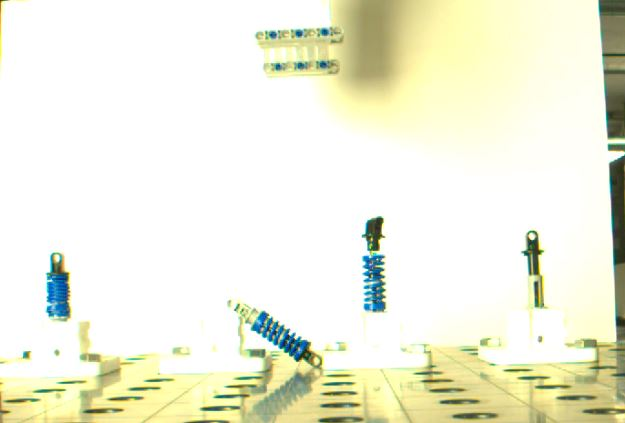
#> input picture CV_Algoritms/BS_mal_scr.JPG, 625 x 423 px, found by its file name
$ python ConnectedComponents.py   (older library calls are emulated)
#> lines starting #> are read from the running program, lines starting #| are printed output that depends on the picture; after the words box and inside, x2 and y2 are one past the last pixel; in counts of white or black regions, pixels touching at a corner belong together
import cv2
import numpy as np
import csv

class ConnectedComponents ():

	img = None
	output_img = None

	output = None
	mask = None
	componentMask = None

	def __init__(self, low_width, max_width, low_height, max_height, low_area, max_area):
		self.low_Width = low_width
		self.max_Width = max_width
		self.low_Height = low_height
		self.max_Height  = max_height
		self.low_Area = low_area
		self.max_Area = max_area

	def applyConnectedComponents(self,image, connectivity = 8):
		self.img = image

		gray_img = cv2.cvtColor(self.img, cv2.COLOR_BGR2GRAY)
		# Switch between THRESH_BINARY and THRESH_BINARY_INV
		thresh_img = cv2.threshold(gray_img, 0, 255, cv2.THRESH_BINARY_INV + cv2.THRESH_OTSU)[1]

		# 4 checks for (top, left, right, botton) 8 also checks for diagonals
		connectivity = connectivity

		# The last value determine the algorithm (0 SAUF algorithm, 1 BBDT algorithm)
		self.output = cv2.connectedComponentsWithStatsWithAlgorithm(thresh_img, connectivity, cv2.CV_32S,1)
		(numLabels, labels, stats, centroids) = self.output

		self.output_img = image.copy()

		self.mask = np.zeros(gray_img.shape, dtype="uint8")

		for i in range(0, numLabels):
			# print a status message update for the current connected
			# component
			# extract the connected component statistics and centroid for
			# the current label
			x = stats[i, cv2.CC_STAT_LEFT]
			y = stats[i, cv2.CC_STAT_TOP]
			w = stats[i, cv2.CC_STAT_WIDTH]
			h = stats[i, cv2.CC_STAT_HEIGHT]
			area = stats[i, cv2.CC_STAT_AREA]
			(cX, cY) = centroids[i]

			# TUNNED FOR OURS (SHOULD LIMINATE NOISE)
			keepWidth = w > self.low_Width and w < self.max_Width
			keepHeight = h > self.low_Height and h < self.max_Height
			keepArea = area > self.low_Area and area < self.max_Area

			# ensure the connected component we are examining passes all
			# three tests
			if all((keepWidth, keepHeight, keepArea)):
				# construct a mask for the current connected component and
				# then take the bitwise OR with the mask
				print("[INFO] keeping connected component '{}'".format(i))
				self.componentMask = (labels == i).astype("uint8") * 255
				self.mask = cv2.bitwise_or(self.mask, self.componentMask)
				cv2.rectangle(self.output_img, (x, y), (x + w, y + h), (0, 255, 0), 1)
				cv2.circle(self.output_img, (int(cX), int(cY)), 2, (0, 0, 255), -1)

	def drawComponents(self):
		cv2.imshow("Output", self.output_img)
		cv2.imshow("Connected Component", self.componentMask)
		cv2.imshow("Image", self.img)
		cv2.imshow("Mask", self.mask)
		cv2.waitKey(0)

img = cv2.imread('C:\LEGO\Bachelor_Lego\CV_Algoritms\BS_mal_scr.jpg')
#> img is the input picture: shape (423, 625, 3); mean B, G, R 220.9, 240.5, 239.3

scale_percent = 100 # percent of original size
width = int(img.shape[1] * scale_percent / 100)
#> width = 625
height = int(img.shape[0] * scale_percent / 100)
#> height = 423
dim = (width, height)
#> dim = (625, 423)

# resize image
resized = cv2.resize(img, dim, interpolation = cv2.INTER_AREA)

test = ConnectedComponents(20,100000,20,100000,20,100000)
test.applyConnectedComponents(resized)
#> in applyConnectedComponents, `gray_img = cv2.cvtColor(self.img, cv2.COLOR_BGR2GRAY)`:
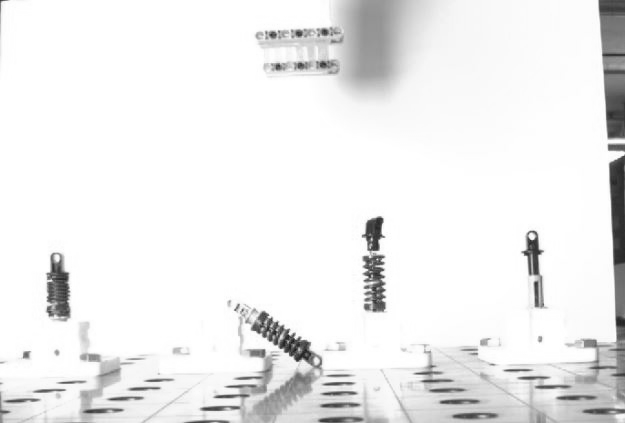
#> gray_img: shape (423, 625); min 26, max 255, mean 237.9
#> in applyConnectedComponents, `thresh_img = cv2.threshold(gray_img, 0, 255, cv2.THRESH_BINARY_INV + c..`:
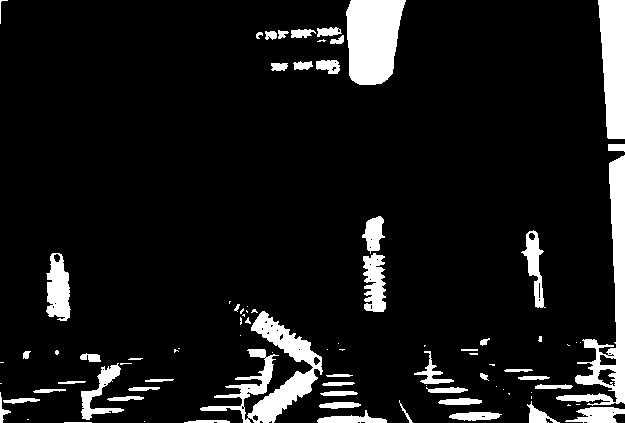
#> thresh_img: shape (423, 625); 9.7% white; 89 white regions (37 under 20 px), largest, box (x1, y1, x2, y2) and area: (200, 311, 323, 423) 4105, (346, 0, 406, 85) 4082, (556, 155, 625, 406) 4068
#> in applyConnectedComponents, `(numLabels, labels, stats, centroids) = self.output`:
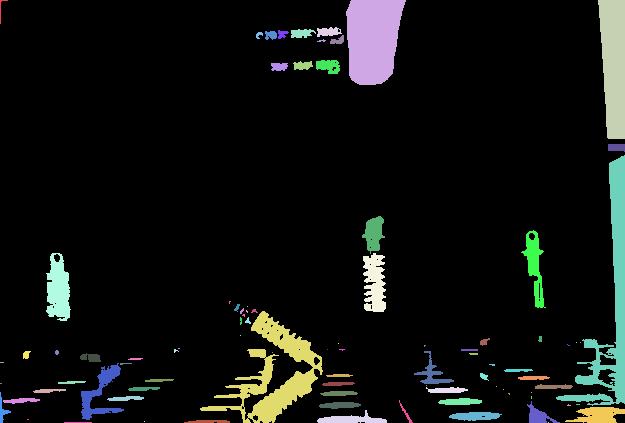
#> labels: shape (423, 625) int32; 90 distinct labels, from 0 to 89; one colour per label, 0 black
#> in applyConnectedComponents, `(numLabels, labels, stats, centroids) = self.output`: numLabels = 90; stats = 90 rows, first 6: [0, 0, 625, 423, 238725], [0, 0, 8, 24, 32], [346, 0, 60, 85, 4082], [598, 0, 27, 139, 3054], [317, 27, 25, 10, 170], [291, 29, 25, 9, 162]; centroids = 90 pairs, first value 0.5 to 616.1, second value 8.66 to 422
#> the loop in applyConnectedComponents, `for i in range(0, numLabels):` made 90 passes
#> (x, y, w, h, area, cX, cY, keepWidth) on passes 1, 2, 3, 4, 5, 6, 7, 8, 9, 10, 12, 13: (0, 0, 625, 423, 238725, 302.2, 207.1, True), (0, 0, 8, 24, 32, 0.906, 8.66, False), (346, 0, 60, 85, 4082, 372.4, 38.75, True), (598, 0, 27, 139, 3054, 613.4, 64.16, True), (317, 27, 25, 10, 170, 327.9, 31.41, True), (291, 29, 25, 9, 162, 301.1, 32.9, True), (265, 31, 12, 9, 85, 270.5, 34.71, False), (278, 30, 11, 9, 61, 281.8, 33.7, False), (256, 32, 7, 7, 29, 258.6, 34.52, False), (330, 35, 14, 9, 76, 337.4, 40.22, False), (293, 61, 20, 9, 131, 302.4, 65.14, False), (316, 60, 24, 14, 249, 328.1, 65.7, True)
#> pass 3, in applyConnectedComponents, `self.componentMask = (labels == i).astype("uint8") * 255`:
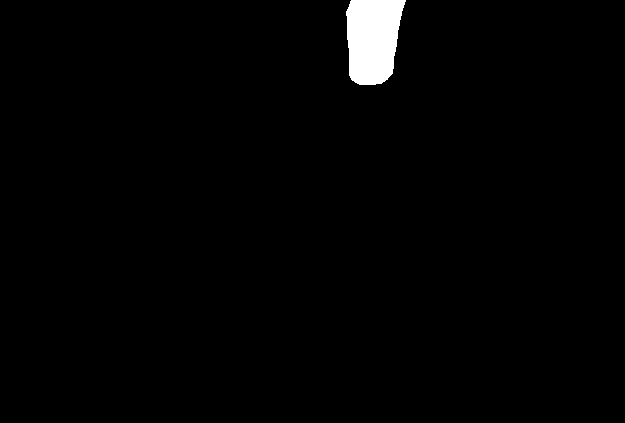
#> self.componentMask: shape (423, 625); 1.5% white; 1 white region, box (x1, y1, x2, y2) and area: (346, 0, 406, 85) 4082
#> after the loop in applyConnectedComponents, `for i in range(0, numLabels):`:
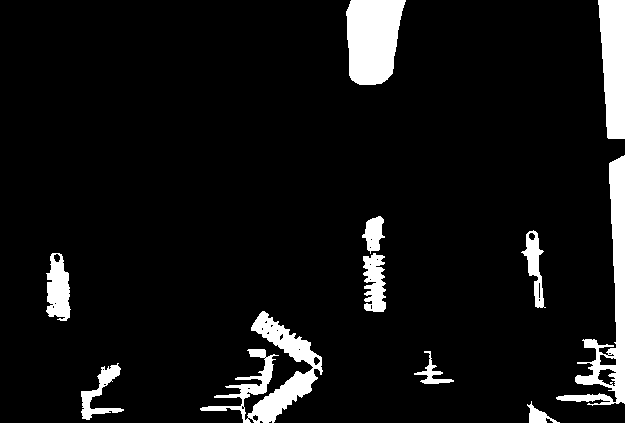
#> self.mask: shape (423, 625); 7.7% white; 11 white regions, largest, box (x1, y1, x2, y2) and area: (200, 311, 323, 423) 4105, (346, 0, 406, 85) 4082, (556, 155, 625, 406) 4068
#> after the loop in applyConnectedComponents, `for i in range(0, numLabels):`:
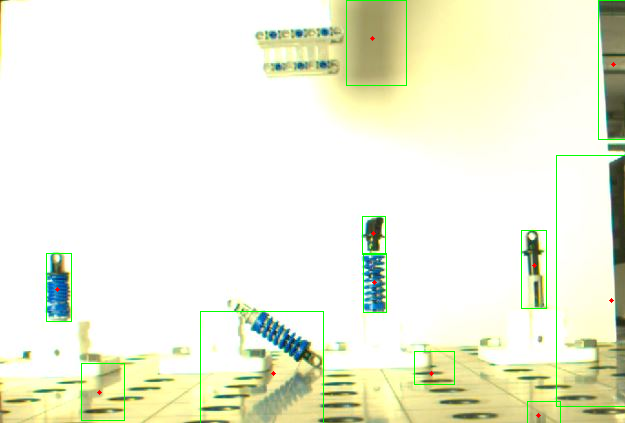
#> self.output_img: shape (423, 625, 3); 0.93% of pixels changed, all inside (x1, y1, x2, y2) = (46, 0, 625, 423)
test.drawComponents()
#> in drawComponents, `cv2.imshow("Connected Component", self.componentMask)`:
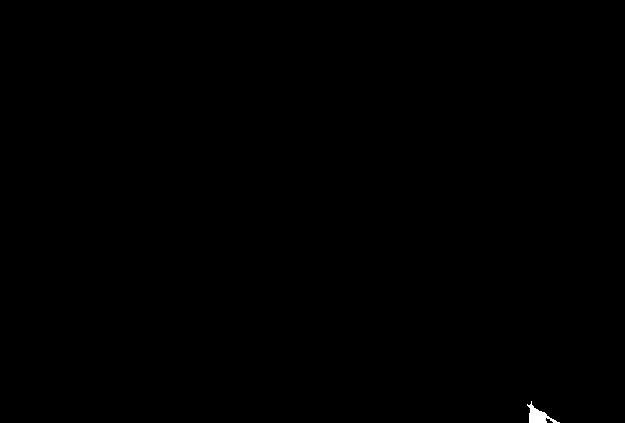
#> window 'Connected Component': shape (423, 625); 0.11% white; 1 white region, box (x1, y1, x2, y2) and area: (527, 401, 560, 423) 281


### BELOW CODE WORKS JUST NOT A CLASS
#image = cv2.imread("soccer.jpg")
#gray = cv2.cvtColor(image, cv2.COLOR_BGR2GRAY)
## Switch between THRESH_BINARY and THRESH_BINARY_INV
#thresh = cv2.threshold(gray, 0, 255, cv2.THRESH_BINARY_INV + cv2.THRESH_OTSU)[1]
#
#cv2.imshow("thresh", thresh)
#
## 4 checks for (top, left, right, botton) 8 also checks for diagonals
#connectivity = 8
#
## The last value determine the algorithm (0 SAUF algorithm, 1 BBDT algorithm)
#output = cv2.connectedComponentsWithStatsWithAlgorithm(thresh, connectivity, cv2.CV_32S,1)
#(numLabels, labels, stats, centroids) = output
#output_img = image.copy()
#
#mask = np.zeros(gray.shape, dtype="uint8")
#
## over the first label (as label zero is the background)
#for i in range(0, numLabels):
#	# print a status message update for the current connected
#	# component
#	# extract the connected component statistics and centroid for
#	# the current label
#	x = stats[i, cv2.CC_STAT_LEFT]
#	y = stats[i, cv2.CC_STAT_TOP]
#	w = stats[i, cv2.CC_STAT_WIDTH]
#	h = stats[i, cv2.CC_STAT_HEIGHT]
#	area = stats[i, cv2.CC_STAT_AREA]
#	(cX, cY) = centroids[i]
#
#	# TUNNED FOR OURS (SHOULD LIMINATE NOISE)
#	keepWidth = w > 1 and w < 10000
#	keepHeight = h > 1 and h < 10000
#	keepArea = area > 1 and area < 10000
#
#	# ensure the connected component we are examining passes all
#	# three tests
#	if all((keepWidth, keepHeight, keepArea)):
#		# construct a mask for the current connected component and
#		# then take the bitwise OR with the mask
#		print("[INFO] keeping connected component '{}'".format(i))
#		componentMask = (labels == i).astype("uint8") * 255
#		mask = cv2.bitwise_or(mask, componentMask)
#		cv2.rectangle(output_img, (x, y), (x + w, y + h), (0, 255, 0), 1)
#		cv2.circle(output_img, (int(cX), int(cY)), 2, (0, 0, 255), -1)
#
## show our output image and connected component mask
#cv2.imshow("Output", output_img)
#cv2.imshow("Connected Component", componentMask)
#cv2.imshow("Image", image)
#cv2.imshow("Mask", mask)
#cv2.waitKey(0)
